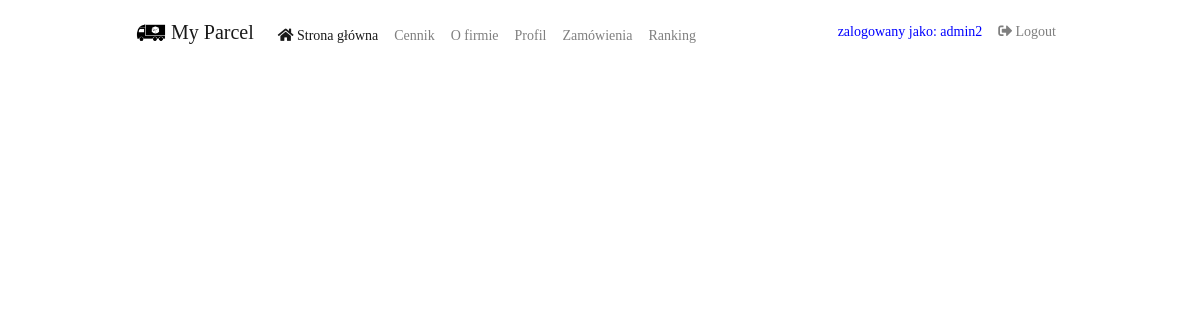
The page /orders/ (signed in) on the database as committed earlier.
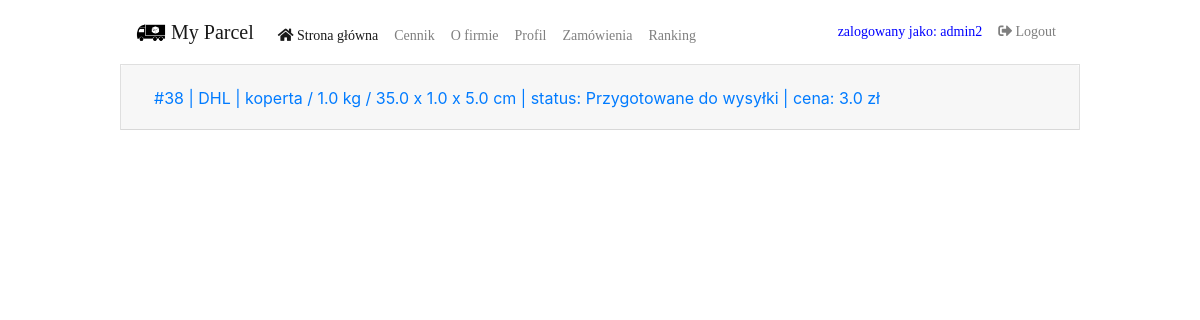
The same page on the database as committed later.
### order/models.py (models this page shows)
class Order(models.Model):
    profile = models.ForeignKey(Profile, on_delete=models.PROTECT, null=False)  # profile_id != user_id
    courier = models.ForeignKey(Courier, on_delete=models.CASCADE, null=False)  # courier_id
    parcel = models.OneToOneField(Parcel, on_delete=models.CASCADE, null=False)  # parcel_id
    recipient = models.ForeignKey(RecipientAddress, on_delete=models.CASCADE, null=False)  # recipient_id
    sender = models.ForeignKey(SenderAddress, on_delete=models.CASCADE, null=False)  # sender_id
    status = models.IntegerField(
        default=0,
        choices=PACK_STATUS,
        validators=[MinValueValidator(0), MaxValueValidator(3)],
    )
    price = models.FloatField(validators=[MinValueValidator(0)])
    date = models.DateField(default=datetime.now)
    def __str__(self):
        return "#" + str(self.id) + " | " + str(self.courier) + " | " + str(
            self.parcel) + " | status: " + str(PACK_STATUS[self.status][1]) + " | cena: " + str(self.price) + " zł"

class Courier(models.Model):
    name = models.CharField(max_length=250)
    def __str__(self):
        return self.name

class Parcel(models.Model):
    length = models.FloatField(validators=[MinValueValidator(0)])
    width = models.FloatField(validators=[MinValueValidator(0)])
    height = models.FloatField(validators=[MinValueValidator(0)])
    weight = models.FloatField(validators=[MinValueValidator(0)])
    type = models.CharField(max_length=8)  # enum ???
    content = models.TextField(max_length=3000, blank=True)  # dodac blank
    def __str__(self):
        return self.type + " / " + str(self.weight) + " kg / " + str(self.length) + " x " + str(
            self.weight) + " x " + str(self.height) + " cm "

### order/views.py (the view, shortened to what this page needs)
# urls.py: path('orders/', views.OrdersProfileView.as_view(), name='orders'),
class OrdersProfileView(generic.TemplateView):
    template_name = 'order/user_orders.html'
    def dispatch(self, request, *args, **kwargs):
        if self.request.user.is_authenticated:
            return super(OrdersProfileView, self).dispatch(request, *args, **kwargs)
        return redirect('order:index')
    def get_context_data(self, **kwargs):
        context = super().get_context_data(**kwargs)
        get_profile = Profile.objects.get(user_id=self.request.user.id)
        get_order_list = Order.objects.filter(profile_id=get_profile.id).order_by('-id')
        print(get_order_list)
        context['order_list'] = get_order_list
        if self.request.session.get('order_success') is not None:
            context['order_success'] = self.request.session.get('order_success')
            del self.request.session['order_success']
        return context

### order/models.py (called while the page is built)
    def __str__(self):
        show_nip = self.nip
        show_apartment_number = self.apartment_number
        show_company = self.company_name
        if show_nip is None:
            show_nip = ""
        else:
            show_nip = " - nip: " + show_nip
        if show_apartment_number is None:
            show_apartment_number = ""
        else:
            show_apartment_number = "/" + str(show_apartment_number)
        if show_company is None:
            show_company = ""
        return str(self.name) + " " + str(self.surname) + " | " + str(
            self.zip_code) + " " + str(self.city) + " ul. " + str(self.street) + " " + str(
            self.house_number) + str(
            show_apartment_number) + " | tel: " + str(self.telephone_number) + " | " + str(
            self.email_address) + " | " + str(show_company) + str(show_nip)

### order/templates/order/user_orders.html (shortened to what this page needs)
{% extends 'order/base.html' %}
{% block body %}
    <div class="row">
        <div class="col-lg-12">
            <div class="accordion" id="accordionOrder">
                {% for order in order_list %}
                    <div class="card">
                        <div class="card-header" id="heading{{ forloop.counter }}">
                            <h2 class="mb-0">
                                <button class="btn btn-link" type="button" data-toggle="collapse"
                                        data-target="#collapse{{ forloop.counter }}"
                                        aria-expanded="true" aria-controls="collapse{{ forloop.counter }}">
                                    {{ order }}
                                </button>
                            </h2>
                        </div>
                    </div>
                {% endfor %}
            </div>
        </div>
    </div>
{% endblock %}

Rows that differ between the two databases and show on the page:
added Order: id+courier+parcel "#38 | DHL | koperta / 1.0 kg / 35.0 x 1.0 x 5.0 cm | status: Przygotowane do wysyłki | cena: 3.0 zł"
